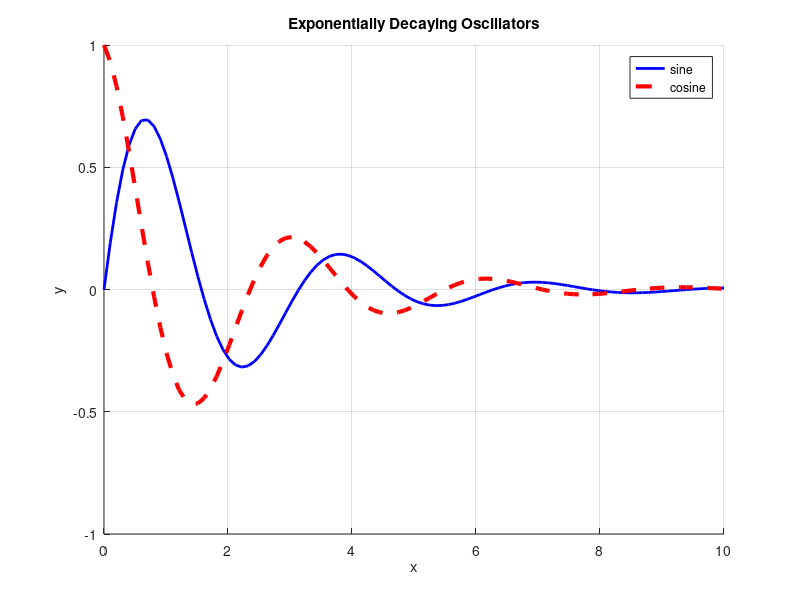

The MATLAB script that drew this image:
% linspace(min,max,N) - 
%   creates a uniform grid vector from min to
%   including max of length N.
min_val = 0;
max_val = 10;
N = 100;
x_linspace = linspace(min_val, max_val, N);

% Equivalent of linspace using a range:
step = (max_val - min_val) / (N-1);
x = min_val:step:max_val;

% Sanity check that they are the same domain
assert(norm(x - x_linspace) < 1e-9, "They aren't the same...")

% Evaluate your functions
y1 = exp(-0.5 * x) .* sin(2 * x);
y2 = exp(-0.5 * x) .* cos(2 * x);

figure;
hold on;
plot(x, y1, 'b-', 'LineWidth', 2);
plot(x, y2, 'r--', 'LineWidth', 3);

title('Exponentially Decaying Oscillators');
xlabel('x');
ylabel('y');
legend('sine', 'cosine');
grid on;
hold off;